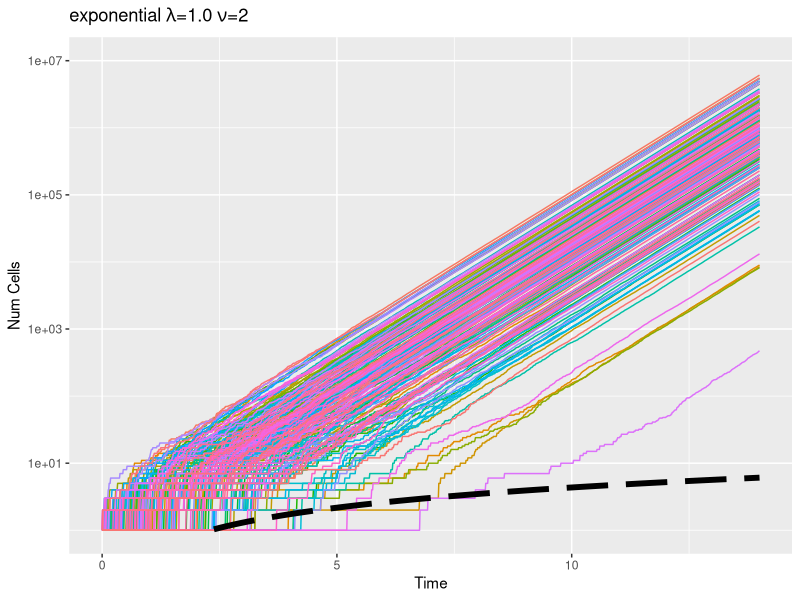
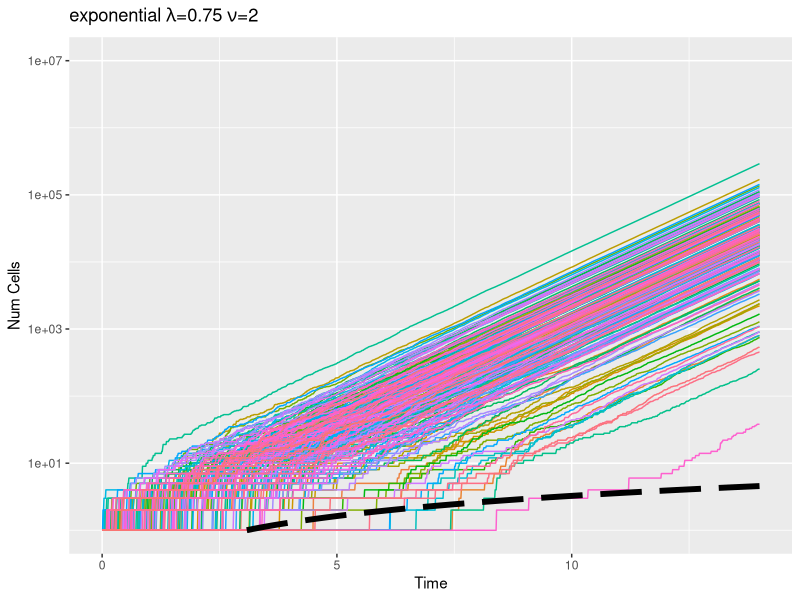
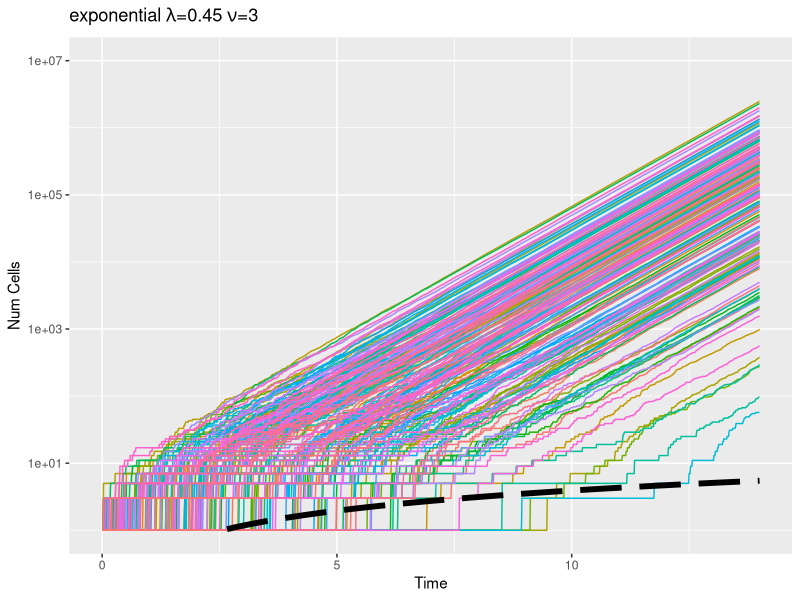
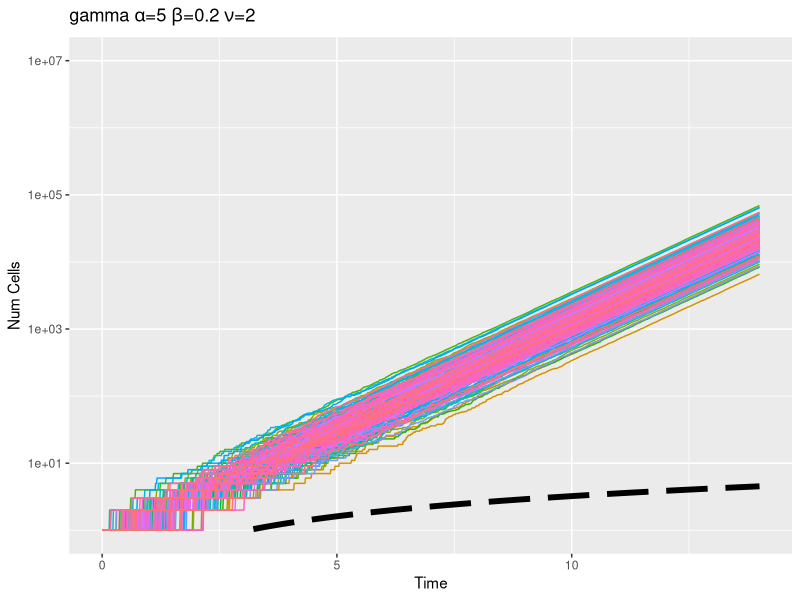
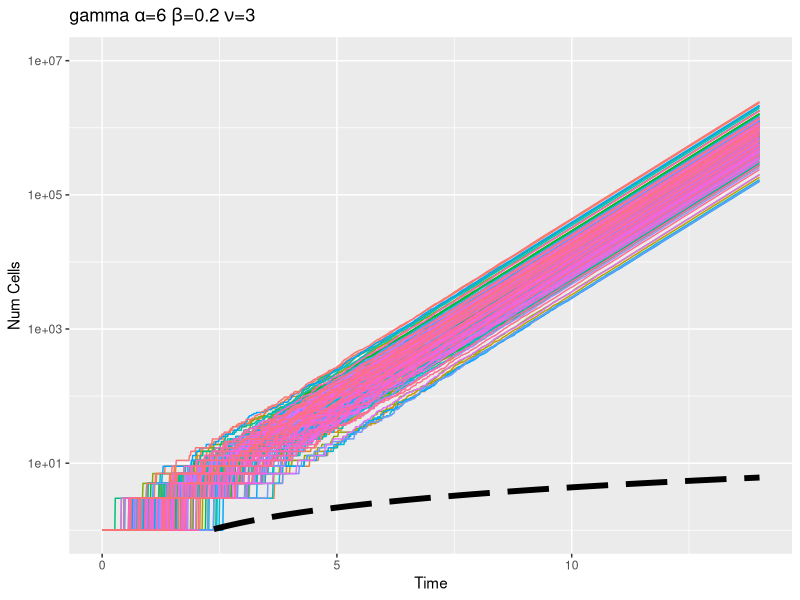
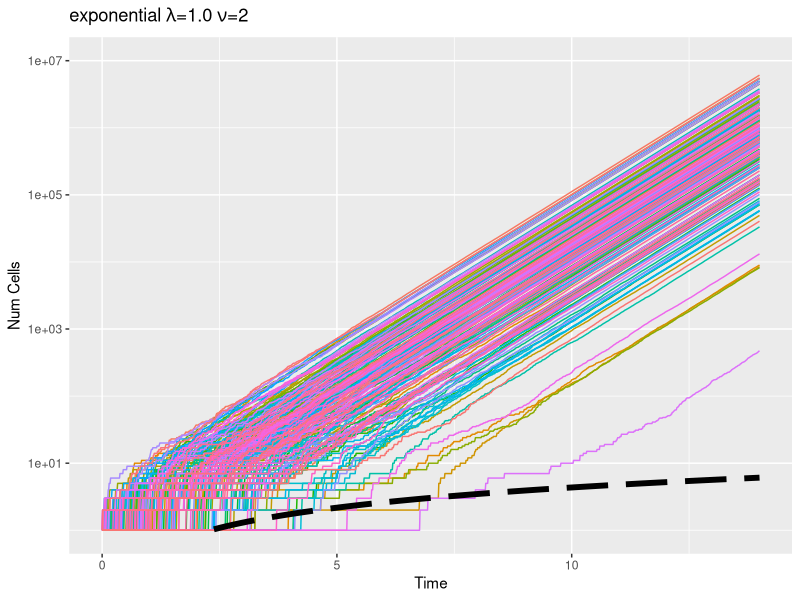
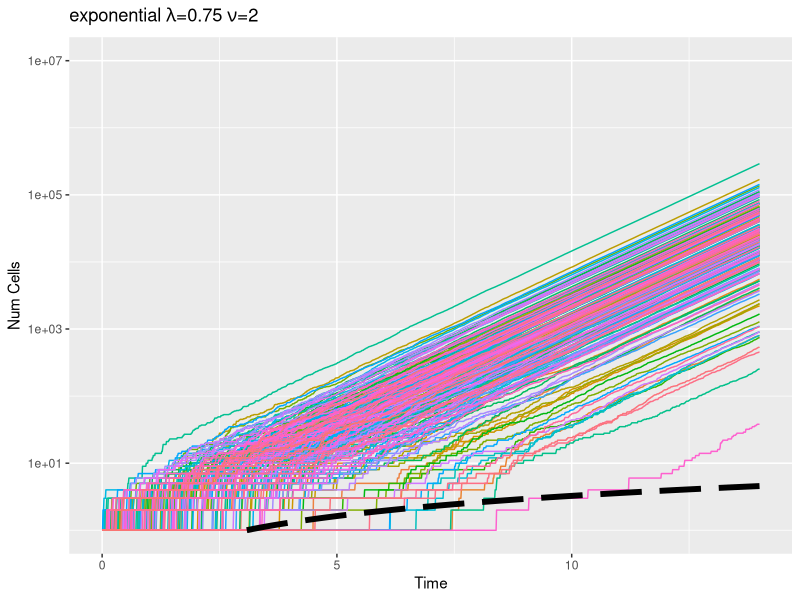
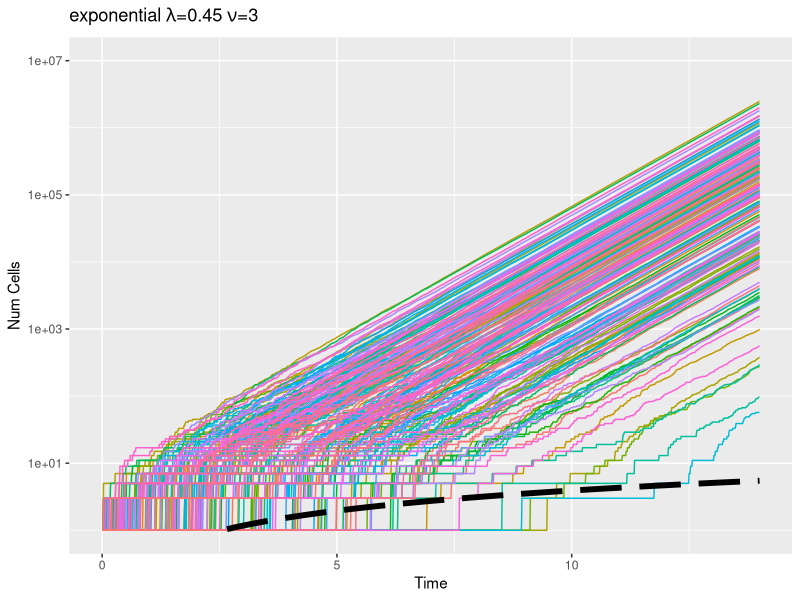

Recreate these plots in R, in order.


# Some plots/investigation of basic cell simulation
#  -- arbitrary waiting time distribution for division
#  -- produce n progeny per division

setwd('Documents/Dinner/Branching/')

# extract exponential data file
exp1_p2.df = read.table('results/basic_ncell_exp1_p2.txt',sep='\t')
exp1_p2.df = as.data.frame(t(exp1_p2.df))
exp1_p2.df = exp1_p2.df[-dim(exp1_p2.df)[1],] # remove last row of NA

# other exponential mean data
exp075_p2.df = read.table('results/basic_ncell_exp075_p2.txt',sep='\t')
exp075_p2.df = as.data.frame(t(exp075_p2.df))
exp075_p2.df = exp075_p2.df[-dim(exp075_p2.df)[1],] # remove last row of NA

# other exponential mean data
exp045_p3.df = read.table('results/basic_ncell_exp045_p3.txt',sep='\t')
exp045_p3.df = as.data.frame(t(exp045_p3.df))
exp045_p3.df = exp045_p3.df[-dim(exp045_p3.df)[1],] # remove last row of NA

## some gamma distribution data
gam5_02_p2.df = read.table('results/basic_ncell_gam5_02_p2.txt',sep='\t')
gam5_02_p2.df = as.data.frame(t(gam5_02_p2.df))
gam5_02_p2.df = gam5_02_p2.df[-dim(gam5_02_p2.df)[1],] # remove last row of NA

## other gamma distribution data
gam6_02_p3.df = read.table('results/basic_ncell_gam6_02_p3.txt',sep='\t')
gam6_02_p3.df = as.data.frame(t(gam6_02_p3.df))
gam6_02_p3.df = gam6_02_p3.df[-dim(gam6_02_p3.df)[1],] # remove last row of NA

require(ggplot2)
require(reshape2)

## exponential mean 1 ##
d = melt(exp1_p2.df,id.vars='V1')
# plot all the growth curves on one plot
g = ggplot(d,aes(V1,value,col=variable))
g = g + geom_line()
g = g + stat_function(fun=function(x) {x/log(10)},geom='line',colour='black',size=2,linetype='longdash')
g = g + scale_x_continuous(limits=c(0,14)) + scale_y_log10(limits=c(1,1e7))
g = g + xlab('Time') + ylab('Num Cells')
g = g + ggtitle(expression(paste('exponential ',lambda,'=1.0 ',nu,'=2',sep='')))
g = g + theme(legend.position='none')
g

ggsave('plots/ncells_exp1_p2.png')

d = melt(exp075_p2.df,id.vars='V1')
# plot all the growth curves on one plot
g = ggplot(d,aes(V1,value,col=variable))
g = g + geom_line()
g = g + stat_function(fun=function(x) {0.75*x/log(10)},geom='line',colour='black',size=2,linetype='longdash')
g = g + scale_x_continuous(limits=c(0,14)) + scale_y_log10(limits=c(1,1e7))
g = g + xlab('Time') + ylab('Num Cells')
g = g + ggtitle(expression(paste('exponential ',lambda,'=0.75 ',nu,'=2',sep='')))
g = g + theme(legend.position='none')
g

ggsave('plots/ncells_exp075_p2.png')

d = melt(exp045_p3.df,id.vars='V1')
# plot all the growth curves on one plot
g = ggplot(d,aes(V1,value,col=variable))
g = g + geom_line()
g = g + stat_function(fun=function(x) {2*0.45*x/log(10)},geom='line',colour='black',size=2,linetype='longdash')
g = g + scale_x_continuous(limits=c(0,14)) + scale_y_log10(limits=c(1,1e7))
g = g + xlab('Time') + ylab('Num Cells')
g = g + ggtitle(expression(paste('exponential ',lambda,'=0.45 ',nu,'=3',sep='')))
g = g + theme(legend.position='none')
g

ggsave('plots/ncells_exp045_p3.png')

## gamma distribution plots ##

k_gam = (2^(1/5) - 1)/0.2
d = melt(gam5_02_p2.df,id.vars='V1')
# plot all the growth curves on one plot
g = ggplot(d,aes(V1,value,col=variable))
g = g + geom_line()
g = g + stat_function(fun=function(x) {k_gam*x/log(10)},geom='line',colour='black',size=2,linetype='longdash')
g = g + scale_x_continuous(limits=c(0,14)) + scale_y_log10(limits=c(1,1e7))
g = g + xlab('Time') + ylab('Num Cells')
g = g + ggtitle(expression(paste('gamma ',alpha,'=5 ',beta,'=0.2 ',nu,'=2',sep='')))
g = g + theme(legend.position='none')
g

ggsave('plots/ncells_gam5_02_p2.png')

k_gam = (3^(1/6) - 1)/(1/5)
d = melt(gam6_02_p3.df,id.vars='V1')
# plot all the growth curves on one plot
g = ggplot(d,aes(V1,value,col=variable))
g = g + geom_line()
g = g + stat_function(fun=function(x) {k_gam*x/log(10)},geom='line',colour='black',size=2,linetype='longdash')
g = g + scale_x_continuous(limits=c(0,14)) + scale_y_log10(limits=c(1,1e7))
g = g + xlab('Time') + ylab('Num Cells')
g = g + ggtitle(expression(paste('gamma ',alpha,'=6 ',beta,'=0.2 ',nu,'=3',sep='')))
g = g + theme(legend.position='none')
g

ggsave('plots/ncells_gam6_02_p3.png')




